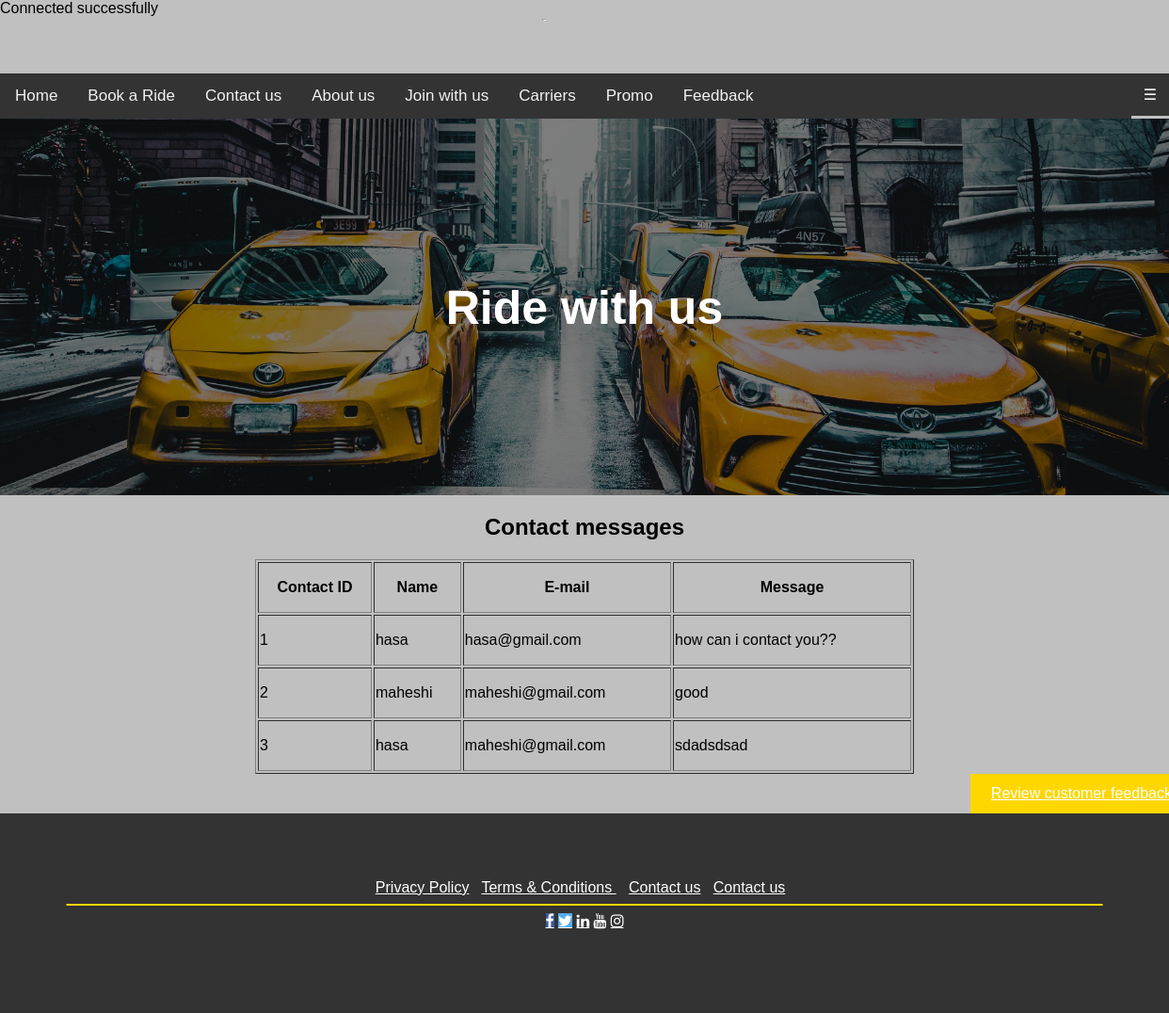
Screenshot of /Contact_review.php with the database file from the repository.
### tables this page shows
CREATE TABLE `contactus` (
  `contact_id` int(11) NOT NULL,
  `contact_name` varchar(100) NOT NULL,
  `contact_email` varchar(100) NOT NULL,
  `contact_message` varchar(800) NOT NULL
);

### Contact_review.php (the view, shortened to what this page needs)
<?php
    include_once 'mconfig.php';
?>
<!DOCTYPE html>
<html>
 <head>
   <link rel="stylesheet" type="text/css"href="../style/style.css">
   	  <link rel="stylesheet" href="../style/Register.css">
	  	 <link rel="stylesheet" href="../style/contact.css">
	<link rel="stylesheet" href="https://cdnjs.cloudflare.com/ajax/libs/font-awesome/5.14.0/css/all.min.css">
 </head>
   <body>
   <div class="header">
	<img src="../images/logo.png" alt="logo" class="logo">
    </div>
	    <div class="dropdown" style="float:right;">
         <button class="dropbtn"> ☰ </button>
         </div>
		<div id="navbar">
      <a href="Home.php">Home</a>
      <a href="">Book a Ride</a>
      <a href="Contact Us.html">Contact us</a>
	  <a href="">About us</a>
	  <a href="join.html">Join with us</a>
	  <a href="Carrer Page.html">Carriers</a>
	  <a href="">Promo</a>
	  <a href="feedback.html">Feedback</a>
	  </div>
    <div class="banner-image">
     <div class="banner-text">
     <h1 style="font-size:50px">Ride with us</h1>
    </div>
      </div>
		   <center>
		  <div style="border-style:grrove; border-color: darkblue">
		    <table border="1" width="700px" border="1px" style="width:700px; line-height:50px;>
			 <tr>
               <th border= "1px" colspan="8"><h2>Contact messages</h2></th>
			 <tr>
			    <th class="col1">Contact  ID</th>
				<th class="col1">Name</th>
                <th class="col1">E-mail</th>
                <th class="col1">Message</th>
			 </tr>
			   <?php
			    $sql    = "select * from contactus";
				$result = $conn->query($sql);
				if($result->num_rows>0){
						while($row=$result->fetch_assoc()){
							echo "<tr><td>".$row["contact_id"]."</td><td>".$row["contact_name"]."</td><td>".$row["contact_email"]."</td><td>".$row["contact_message"]."</td></tr>";
						}
				}
				else{
					echo "0 results";
				}
				echo"</table>";
			   ?>
		  </div>
		</center>
        <button style="position:relative; left:83%;border: none;color: black;padding: 12px 22px;font-size: 16px;
		 cursor: pointer;background-color: gold;"><a href="feedback_review.php"> Review customer feedback</a></button>
   <footer class="footer">
	<a href="https://google.com">Privacy Policy</a>&nbsp&nbsp
	<a href="https://google.com">Terms & Conditions    </a>&nbsp&nbsp
	<a href="https://google.com">Contact us</a>&nbsp&nbsp
	<a href="https://google.com">Contact us</a>&nbsp&nbsp
	     <hr class="bottom">
		 <link rel="stylesheet" href="https://cdnjs.cloudflare.com/ajax/libs/font-awesome/4.7.0/css/font-awesome.min.css">
	<a href="https://www.facebook.com/" class="fa fa-facebook "></a>
	<a href="https://twitter.com/" class="fa fa-twitter "></a>
	<a href="https://lk.linkedin.com/" class="fa fa-linkedin "></a>
	<a href="https://www.youtube.com/" class="fa fa-youtube "></a>
	<a href="https://www.instagram.com/" class="fa fa-instagram "></a>
	<br/><br/>
   </footer>
     </body>
</html>

### style.css (style rules this page uses)
body, html { background-color: Silver; height: 100%; margin: 0; font-family: Arial, Helvetica, sans-serif; }
.banner-image { background-image: linear-gradient(rgba(0, 0, 0, 0.5), rgba(0, 0, 0, 0.5)), url("../images/home banner 2.jpg"); height: 50%; background-position: center; background-repeat: no-repeat; background-size: cover; position: relative; }
.banner-text { text-align: center; position: absolute; top: 50%; left: 50%; transform: translate(-50%, -50%); color: white; }
.logo { display: block; margin-left: auto; margin-right: auto; width: 7.5%; padding:0%; height: auto; }
#navbar { overflow: hidden; background-color: #333; margin-left: auto; margin-right: auto; display:flex; }
#navbar a { float: left; display: block; color: #f2f2f2; text-align: center; padding: 14px 16px; text-decoration: none; font-size: 17px; }
.dropbtn { background-color: #333; color: white; padding: 13px; font-size: 16px; border: none; cursor: pointer; }
.dropdown { position: relative; display: inline-block; }
.footer { text-align: left; padding: 70px; background-color:#333; color:white; text-align: center; }
a { color: white; }
.fa-facebook { background: #3B5998; color: white; }
.fa-twitter { background: #55ACEE; color: white; }
hr.bottom { border: 1px solid gold; border-radius: 100px; }

### rows the page displays
contactus: contact_id "1", contact_name "hasa", contact_email "hasa@gmail.com", contact_message "how can i contact you??"
contactus: contact_id "2", contact_name "maheshi", contact_email "maheshi@gmail.com", contact_message "good"
contactus: contact_id "3", contact_name "hasa", contact_email "maheshi@gmail.com", contact_message "sdadsdsad"
